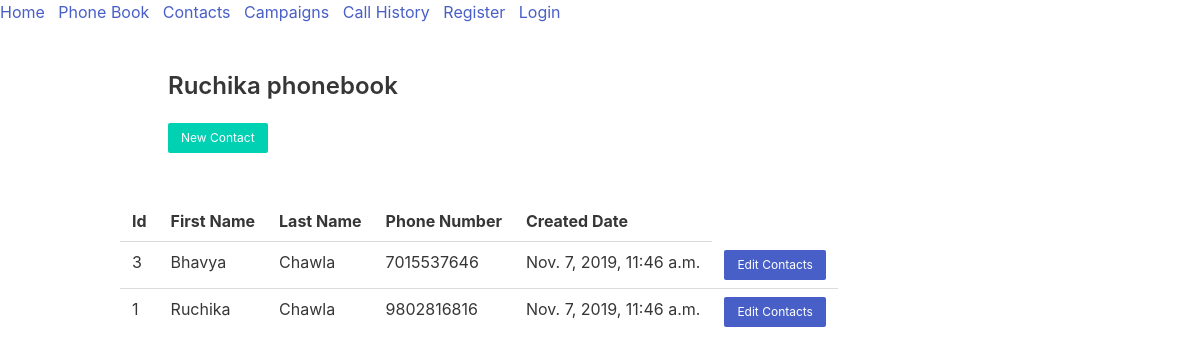
The page /view_phonebook_contacts/1 on the database its author committed.
### voiceBroadcastApp/models.py (models this page shows, shortened)
class PhoneBook(models.Model):
    agent = models.CharField(max_length=255, default='admin')
    name = models.CharField(max_length=255, default='')
    description = models.TextField(default='')
    created_date = models.DateTimeField(default=datetime.now())
    def __str__(self):
        return self.name

class Contact(models.Model):
    agent = models.CharField(max_length=255, default='admin')
    first_name = models.CharField(max_length=255, default='')
    last_name = models.CharField(max_length=255, default='')
    created_date = models.DateTimeField(default=datetime.now())
    phone_number = models.IntegerField(unique=True)
    phone_book = models.ManyToManyField(PhoneBook)

### voiceBroadcastApp/views.py (the view)
# urls.py: path('view_phonebook_contacts/<int:id>', views.view_phonebook_contacts, name='view_phonebook_contacts'),
def view_phonebook_contacts(request, id):
    phonebook = PhoneBook.objects.get(id=id)
    contacts = phonebook.contact_set.all()
    return render(request, 'voiceBroadcastApp/contacts.html', {'contacts': contacts, 'phonebook_name': phonebook, 'id': id})

### voiceBroadcastApp/templates/voiceBroadcastApp/contacts.html (shortened to what this page needs)
{% extends 'base/base.html' %}
{% block content %}
    <!DOCTYPE html>
    <html lang="en">
    <head>
    </head>
    <body>
    <div class="container">
        <div class="section">
            {% if id %}
                <h3 class="content title is-4">{{ phonebook_name }}</h3>
             {% else %}
                <h3 class="content title is-4">Contacts</h3>
            {% endif %}
            <form action="{% url 'add_contact' %}">
                <input class="button is-primary is-small" type="submit" value="New Contact">
            </form>
        </div>
        <div class="table-container">
            <table class="table">
                <tr>
                    <th>Id</th>
                    <th>First Name</th>
                    <th>Last Name</th>
                    <th>Phone Number</th>
                    <th>Created Date</th>
                </tr>
                {% for contact in contacts %}
                    <tr>
                        <td>{{ contact.id }}</td>
                        <td>{{ contact.first_name }}</td>
                        <td>{{ contact.last_name }}</td>
                        <td>{{ contact.phone_number }}</td>
                        <td>{{ contact.created_date }}</td>
                        <td><a href="../edit_contacts/{{ contact.id }}" class="button is-small is-link">
                            Edit Contacts </a></td>
                    </tr>
                {% endfor %}
            </table>
        </div>
    </div>
    </body>
    </html>
{% endblock %}

### base/templates/base/base.html (shortened to what this page needs)
{% load static %}
<!DOCTYPE html>
<html lang="en">
<head>
    <link rel="stylesheet" href="https://cdn.jsdelivr.net/npm/bulma@0.8.0/css/bulma.min.css">
</head>
<body>
<a href="{% url 'home' %}">
    Home </a>&nbsp
<a href="{% url 'phonebooks' %}">
    Phone Book </a>&nbsp
<a href="{% url 'contacts' %}">
    Contacts </a>&nbsp
<a href="{% url 'campaign' %}">
    Campaigns </a>&nbsp
<a href="{% url 'call_history' %}">
    Call History </a>&nbsp
{% if user.is_authenticated %}
    <a href="{% url 'logout' %}">
        Logout </a>&nbsp
{% else %}
    <a href="{% url 'register' %}">
        Register </a>&nbsp
    <a href="{% url 'login' %}">
        Login </a>&nbsp
{% endif %}
{% block content %}{% endblock %}
</body>
</html>

### rows shown on the page
PhoneBook: name "Ruchika phonebook"
Contact: id "3", first_name "Bhavya", last_name "Chawla", phone_number "7015537646", created_date "Nov. 7, 2019, 11:46 a.m."
Contact: id "1", first_name "Ruchika", last_name "Chawla", phone_number "9802816816", created_date "Nov. 7, 2019, 11:46 a.m."
